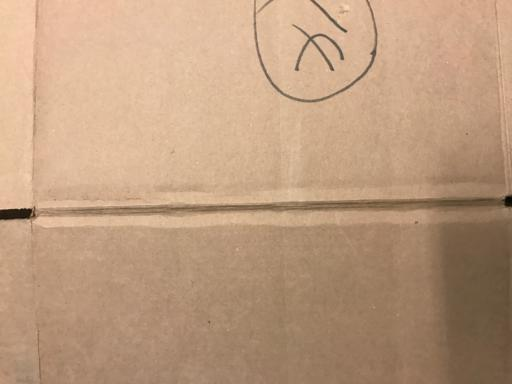
#> input picture Garbage_Classification/test/cardboard1.jpg, 512 x 384 px, given in place of the camera
$ python Preprocess.py   (older library calls are emulated)
#> lines starting #> are read from the running program, lines starting #| are printed output that depends on the picture; after the words box and inside, x2 and y2 are one past the last pixel; in counts of white or black regions, pixels touching at a corner belong together
import numpy as np
import cv2

vidCap = cv2.VideoCapture(0)

while True:
    ret, image = vidCap.read()
#> image is the input picture: shape (384, 512, 3); mean B, G, R 126.7, 155.5, 189
    img_inv = image[:, ::-1, :]
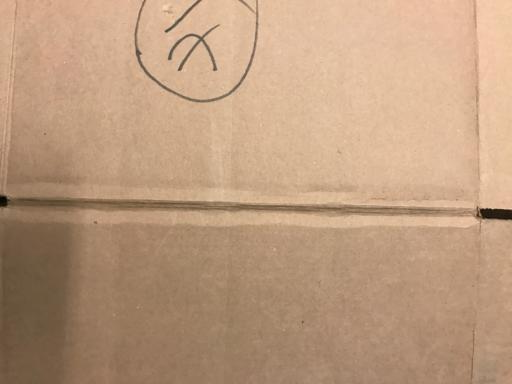
#> img_inv: shape (384, 512, 3); mean B, G, R 126.7, 155.5, 189
    cv2.imshow("Original", img_inv)

    gray_img = cv2.cvtColor(img_inv, cv2.COLOR_BGR2GRAY)
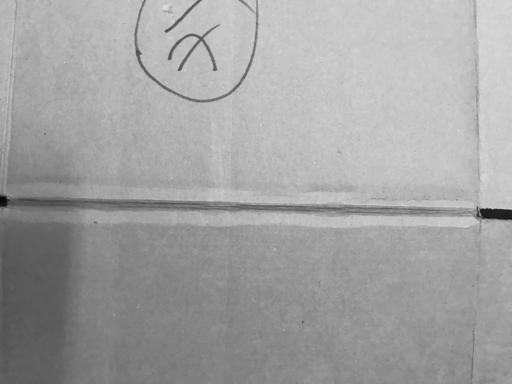
#> gray_img: shape (384, 512); min 2, max 224, mean 162.2

    res, thresh = cv2.threshold(gray_img, 90, 255, cv2.THRESH_BINARY)
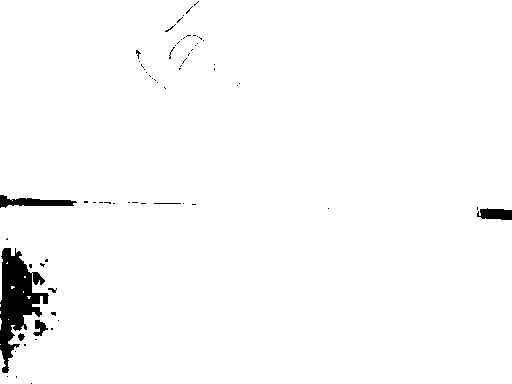
#> thresh: shape (384, 512); 97.9% white; 68 black regions (61 under 20 px), largest, box (x1, y1, x2, y2) and area: (0, 248, 49, 373) 2801, (0, 195, 77, 208) 515, (477, 208, 512, 220) 328
    cv2.imshow("Threshold", thresh)

    blurImg = cv2.GaussianBlur(thresh, (3, 5), 0)
    cv2.imshow("Guassian", blurImg)

    canny = cv2.Canny(blurImg, 50, 270)
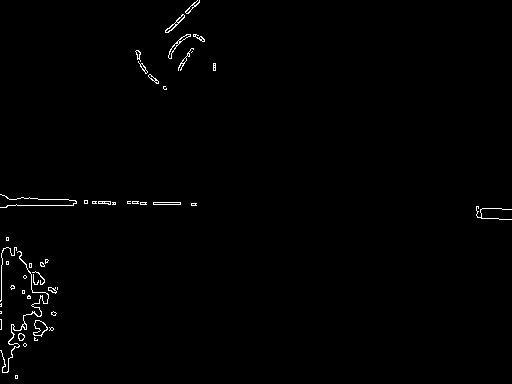
#> canny: shape (384, 512); 0.8% white in thin lines or dots
    cv2.imshow("canny", canny)

    #contrs, hier, contrs_img = cv2.findContours(blurImg,cv2.RETR_EXTERNAL,cv2.CHAIN_APPROX_SIMPLE)
    #cv2.drawContours(img_inv, contrs, -1, (0, 255, 0), 3)
    #cv2.imshow('Contours', image)

    x = cv2.waitKey(10)
#> (key Esc is pressed here)
    userChar = chr(x & 0xFF)
    if userChar == 'q':
        break
